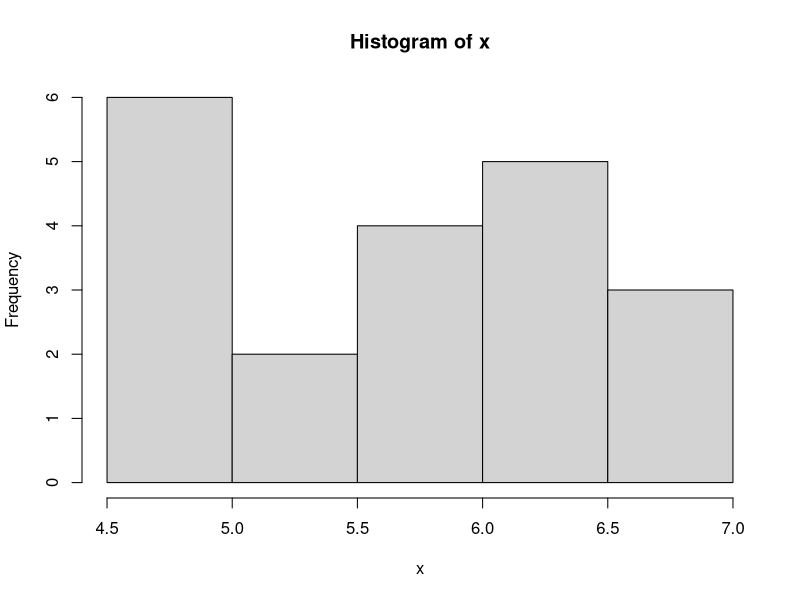
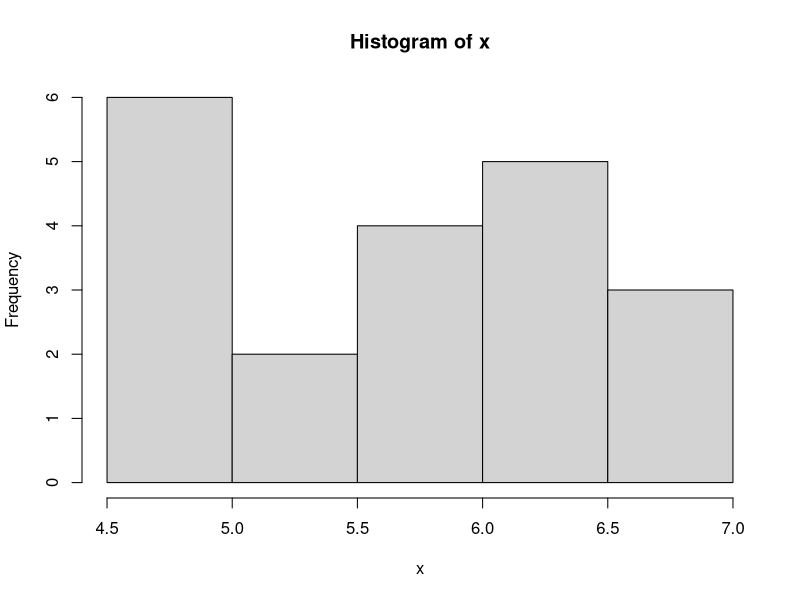
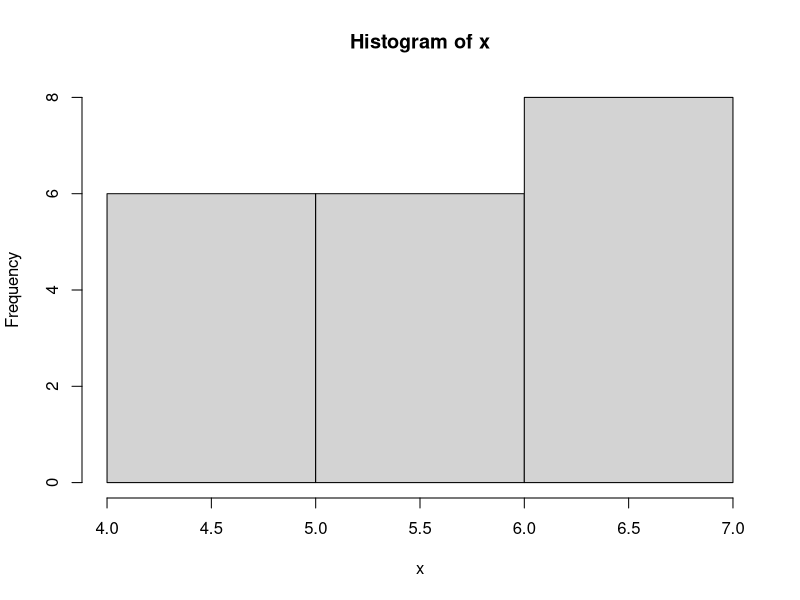
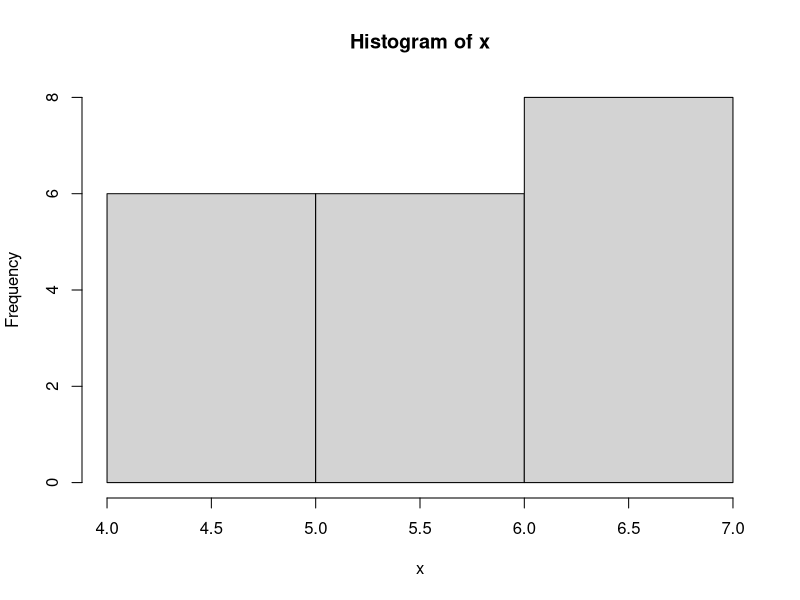
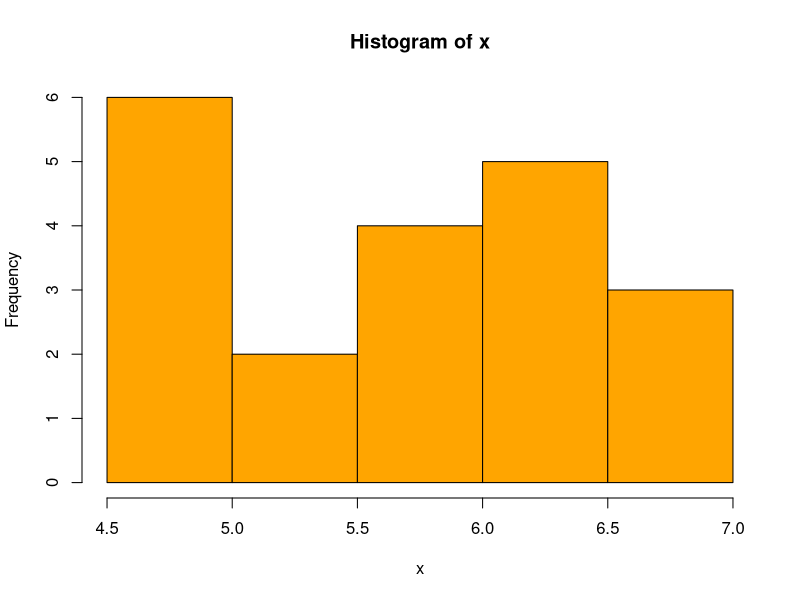
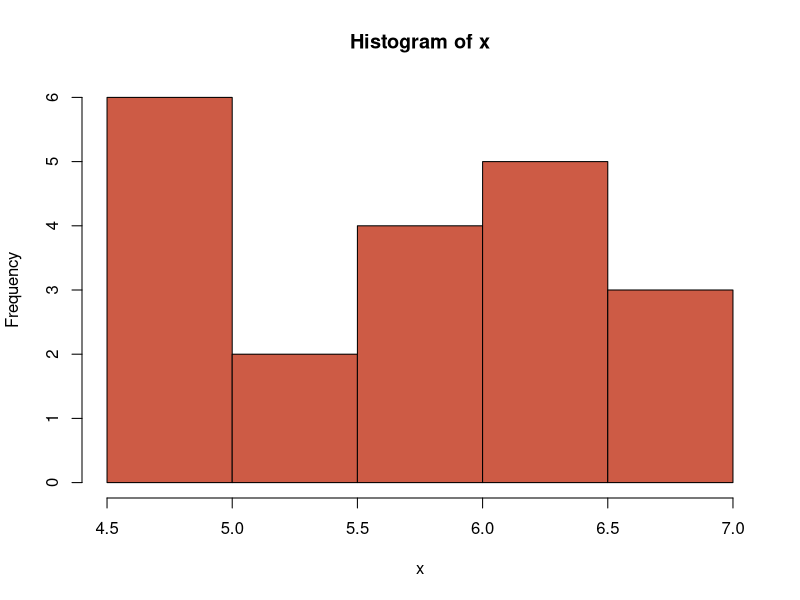
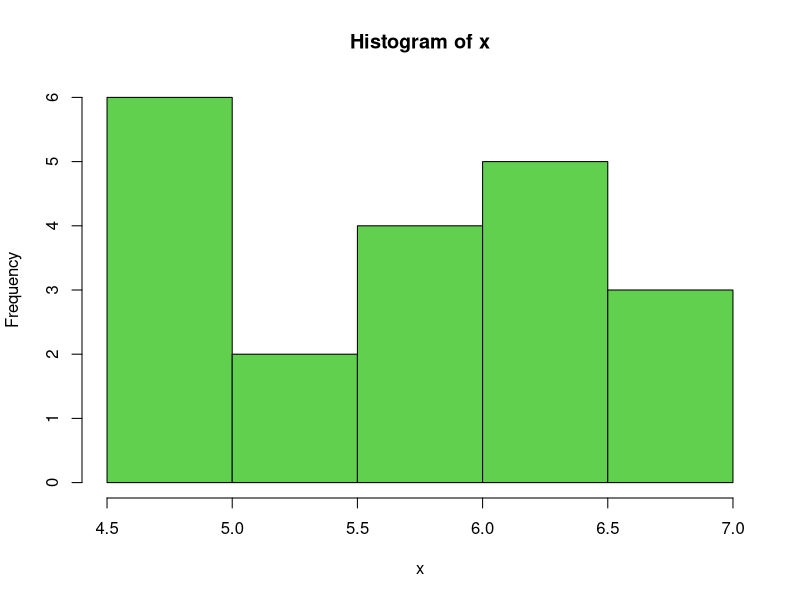
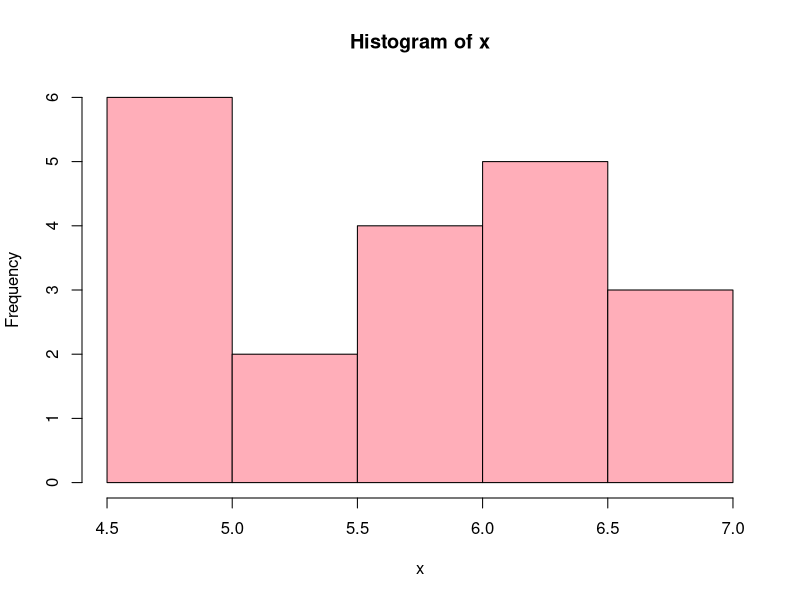

Write the R code that produced these figures, in order.
#HISTOGRAMAS barras unidas

x=c(6.9, 6.2, 5.4, 4.7, 4.8, 6.0, 6.3, 5.0, 4.5, 6.3, 5.9, 6.7,
    6.1, 5.0, 6.7, 5.8, 6.1,5.7, 5.2, 4.6)
x
hist(x)

#En R los intervalos(categorias) para los histogramas se calculan usando los siguientes metodos 
#Sturges
hist(x, breaks = "Sturges") #breaks es para dar las especificaciones

#Scott
hist(x, breaks = "Scott")

#Freedman-Diaconis
hist(x, breaks = "FD")
#Para personalizar los graficos 
#COLORES
hist(x, col="orange")#para ver los colores que posee R descargar de colors r
hist(x, col="coral3")
hist(x, col="3")
hist(x, col="lightpink1")

#ETIQUETAS
#es posible usar los argumentos main, xlab e ylab para modificar el titulo y el nombre de los ejes
hist(x, col = "khaki", main = "MI HISTOGRAMA", xlab = "Intervalos de clase", ylab = "Frecuencia")

#Bar charts(graficos de barras) las barras separadas 
#para ver los diagramas de barras (barplots), usaremos tablas de contingencia(conteo)
#o tablas de frecuencia relativa(proporcion). La base de datos "mtcars"
#barrplot toma como referencia tablas de conteo es decir table ó prop.table
mtcars
table(mtcars$gear)#terminos absolutos
prop.table(table(mtcars$gear))#terminos relativos para ver porcentajes 
barplot(table(mtcars$gear), main = "Distribucion de vehiculos", xlab = "Numero de marchas", ylim = c(0,16))
barplot(prop.table(table(mtcars$gear)), main = "Distribucion de vehiculos", xlab = "Numero de marchas", ylim = c(0,0.6))
#Como poner etiqueta a las barritas
barplot(table(mtcars$gear), main = "Distribucion de vehiculos", horiz = TRUE, names.arg = c("3 marchas", "4 marchas", "5 marchas"), col="pink")
#name.arg= es para dar los nombres a cada barra

#BARRAS APILADAS: ES PARA RELACIONAR DOS VARIABLES  hacer una tabla de conteo
counts=table(mtcars$vs, mtcars$gear)
counts
barplot(counts, main = "distribucion de vehiculos para marchas y VS", xlab = "numero de marchas",
        col = c("darkblue", "red"), legend=rownames(counts), ylim = c(0,16))
# para comparar las barras
barplot(counts, main = "distribucion de vehiculos para marchas y VS", xlab = "numero de marchas",
        col = c("darkblue", "red"), legend=rownames(counts), ylim = c(0,16), beside = T)
#beside para poner la barra alado y poder comparar


#SCATTERPLOTS
# ES UNA FUNCION CATEGORICA GRAFICOS DE DISPERSION
#plot(x, y, main, xlab, ylab, xlim, ylim, axes) x, y son vectores
input=mtcars[, c("wt", "mpg")]
head(input)# nos deja ver solo las 6 primeras filas de la base
plot(x=input$wt, y=input$mpg)
plot(x=input$wt, y=input$mpg, xlab = "Peso/Weight", ylab = "Millas/Millage", xlim = c(2.5,5),
     ylim = c(15,30), main = "Peso vs Millas", col=c("red","black"))
abline(lm(mpg~wt, data = input), col="orange")#es para la regresion lineal 

#PARA VARIOS GRAFICOS

pairs(mtcars)#esta funcion define para cada grafico los x e y

#BOXPLOT (DATO DE TIPO NUMERICO CON LOS CATEGORICOS)
z=iris[, "Sepal.Width"]
boxplot(z) #medidas de precision
# la funcion par() determina ciertos comandos graficos es una funcion global
par(mfrow=c(2,1))
boxplot(z, horizontal = T, ylim=c(2, 4.5))
hist(z)

par(mfrow=c(1,2))
boxplot(z, horizontal = F, ylim=c(2, 4.5))
hist(z)

par(mfrow=c(1,1))

boxplot(iris$Sepal.Length ~ iris$Species)#~ indica relacion algo con algo
boxplot(iris$Sepal.Length ~ iris$Species, horizontal= T, border=c("pink", "black", "red"), col=c("red","blue", "yellow"))

#pie charts (grafico de pastel)
#x es un vector numerico no numerico
#labels= anota un vector de caracteres de los nombres para los sectores
slices=c(10, 12, 4, 16, 8)
lbls=c("US", "UK", "AUSTRALIA", "GERMANY", "FRANCE")
pie(slices, labels = lbls, main = "pie charts of countries")

#AHORA DEBEMOS MEJORARLOS

slices=c(10, 12, 4, 16, 8)
lbls=c("US", "UK", "AUSTRALIA", "GERMANY", "FRANCE")
pct=round(slices/sum(slices)*100)
lbls=paste(lbls, pct)
lbls=paste(lbls,"%", sep = "-")
pie(slices, labels = lbls, col = rainbow(length(lbls)), main = "Pie Chart of Countries")
rainbow(4)
